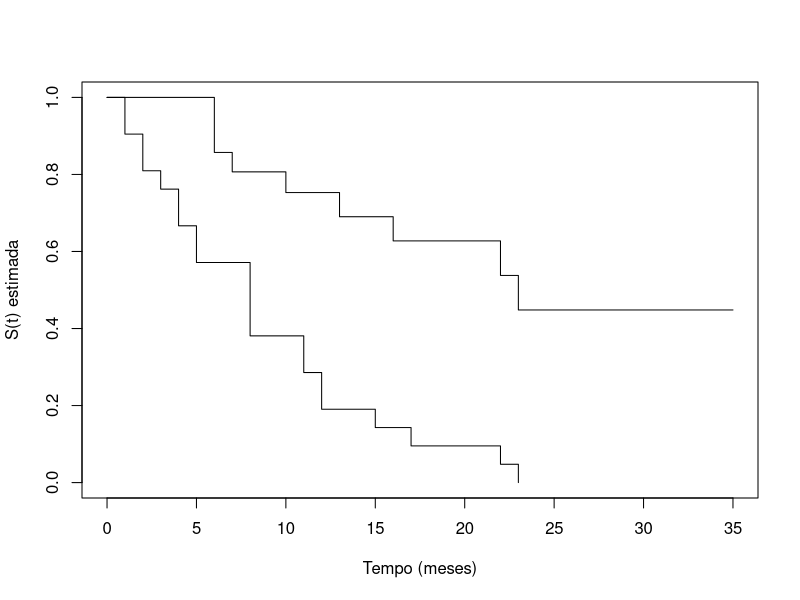
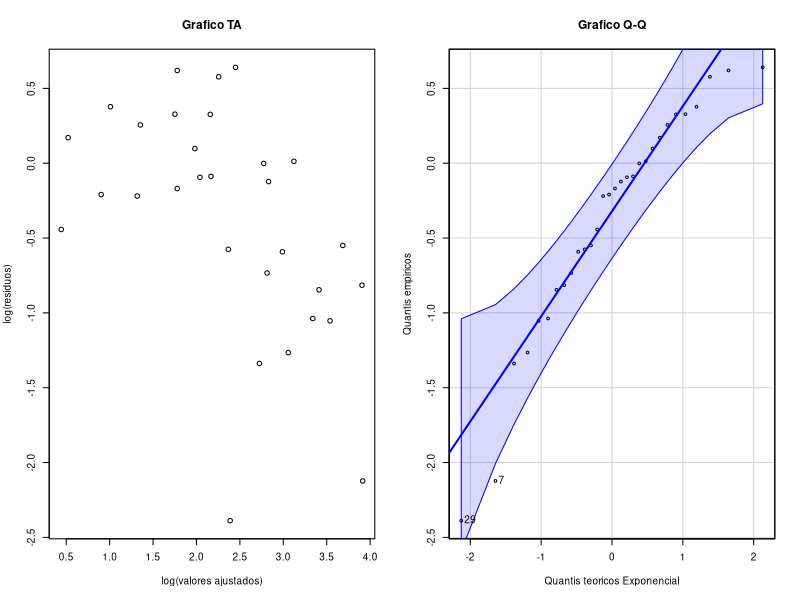
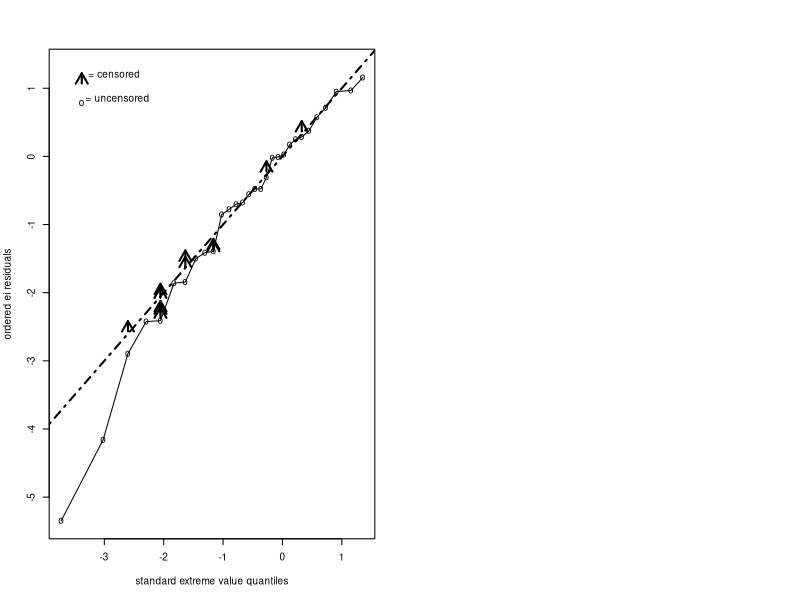

These figures' R source, in order:
## ---- chunk 1
library(survival)
library(readxl)
dados <- read_xlsx("anderson.xlsx", col_names = TRUE )
summary(dados)

## ---- chunk 2
ekm <- survfit(Surv(tempo,status)~Rx, data=dados)
tempo <- ekm$time
st <- ekm$surv
summary(ekm)
plot(ekm, xlab="Tempo (meses)",ylab="S(t) estimada")
## ---- chunk 3
leuc.exp.comp <- survreg(Surv(tempo, status) ~ sexo + logwbc + Rx, data = dados, dist = "exponential")
summary(leuc.exp.comp)
## ---- chunk 4
library(MASS)
leuc.exp.sel <- stepAIC(leuc.exp.comp, ditection="backward")
summary(leuc.exp.sel)
## ---- chunk 5
novosdados <- data.frame(logwbc=c(2,2), Rx=c(0,1))
predict(leuc.exp.sel, type="lp", newdata=novosdados)
## ---- chunk 6
prev1 <-predict(leuc.exp.sel, type="quantile", newdata=novosdados, p=0.5)
prev1
prev1[1]/prev1[2]
## ---- chunk 7
prev2 <-predict(leuc.exp.sel, type="quantile", newdata=novosdados, p=0.7)
prev2
prev2[1]/prev2[2]
## ---- chunk 8
library(car)
par(mfrow = c(1, 2), cex = 0.6)
pred.lin <- predict(leuc.exp.sel, type = "lp")[dados$status == 1]
log.resid <- log(dados$tempo[dados$status == 1]) - pred.lin
plot(pred.lin, log.resid, main = "Grafico TA",
xlab = "log(valores ajustados)", ylab = "log(residuos)")
qqPlot(log.resid, dist = "norm", sd=leuc.exp.sel$scale, 
main = "Grafico Q-Q", xlab = "Quantis teoricos Exponencial", ylab = "Quantis empiricos")
## ---- chunk 9
leuc.wei.comp <- survreg(Surv(tempo, status) ~ sexo + logwbc + Rx, data = dados, dist = "weibull")
summary(leuc.wei.comp)
## ---- chunk 10
##=====================================================================
qq.reg.resid.r<-function(data,time,status,fit,quantile,xlab){
##=================================
## Purpose: For parametric regression models, this constructs a
##          qq-plot of ordered residuals e_i=(y_i-yhat_i)/sigmahat against
##          the log-parametric standard quantiles z_i of either the
##          "weibull", "lognormal", or "loglogistic" distribution.
##--------------------------------------------------------------------------
## NOTE:  This can also be used for fitting a single sample of survival
##        times to a parametric model. Since there are no covariates
##        remember to type survReg(Surv(...,...)~1,dist="...",data=...) 
##        in order to estimate the intercept mu.
##---------------------------------------------------------------------------
## Arguments:   data = data.frame
##              time = survival time variable name in data.frame
##              status = name of status variable in data.frame
##              fit = a survreg object
##              quantile = "qweibull" or "qnorm" or "qlogis"  
##              xlab = "type your label" E.g., "standard extreme value quantiles"
##------------------------------------------------------------------------------
## Author: Mara Tableman, Revises: 6 March, 2013
##==============================================================================
temp<-data
temp$time<-time
temp$status<-status
temp$ei<-(log(temp$time)-predict(fit,type="lp"))/fit$scale
temp<-temp[order(temp$ei), ]
con<-abs(min(temp$ei))+.00001
temp$ei<-temp$ei+con 
km.fit<-survfit(Surv(ei,status)~1,data=temp)
##temp$km.surv<-summary(km.fit,censor=T)$surv
temp$km.surv<-summary(km.fit, time=temp$ei, extend=T)$surv
if (quantile == "qweibull") {
zi<-as.numeric(qweibull(1-temp$km.surv,1,1))
k<-nrow(temp)
for (i in 1:k){
	if (zi[i]!=-Inf && zi[i]!=Inf ) zi[i]<-log(zi[i])
}
temp$zi<-zi
for(i in 1:k){ if (temp$zi[i]==-Inf)
{	surv.max.1<-max(temp$km.surv[temp$status==1])
	d<-1-surv.max.1
	surv.pu<-1-d/2	
	temp$zi[i]<-log(qweibull(1-surv.pu,1,1))}
}
for (i in 1:k){ if (temp$zi[i]==Inf)
{  d<-min(temp$km.surv[temp$km.surv > 0])
	surv.pl<-d/2
	temp$zi[i]<-log(qweibull(1-surv.pl,1,1))}
}
}
if (quantile == "qlogis") {
zi<-as.numeric(qlogis(1-temp$km.surv,0,1))
k<-nrow(temp)
for (i in 1:k){
	if (zi[i]!=-Inf && zi[i]!=Inf ) zi[i]<-zi[i]
}
temp$zi<-zi
for(i in 1:k){ if (temp$zi[i]==-Inf)
{	surv.max.1<-max(temp$km.surv[temp$status==1])
	d<-1-surv.max.1
	surv.pu<-1-d/2	
	temp$zi[i]<-qlogis(1-surv.pu,0,1)}
}
for (i in 1:k){ if (temp$zi[i]==Inf)
{  d<-min(temp$km.surv[temp$km.surv > 0])
	surv.pl<-d/2
	temp$zi[i]<-qlogis(1-surv.pl,0,1)}
}
}
 if (quantile == "qnorm"){ 
zi<-as.numeric(qnorm(1-temp$km.surv,0,1))
k<-nrow(temp)
for (i in 1:k){
	if (zi[i]!=-Inf && zi[i]!=Inf ) zi[i]<-zi[i]
}
temp$zi<-zi
for(i in 1:k){ if (temp$zi[i]==-Inf)
{	surv.max.1<-max(temp$km.surv[temp$status==1])
	d<-1-surv.max.1
	surv.pu<-1-d/2	
	temp$zi[i]<-qnorm(1-surv.pu,0,1)}
}
for (i in 1:k){ if (temp$zi[i]==Inf)
{  d<-min(temp$km.surv[temp$km.surv > 0])
	surv.pl<-d/2
	temp$zi[i]<-qnorm(1-surv.pl,0,1)}
}
}
 temp$ei<-temp$ei-con
##print(temp)
plot(temp$zi,temp$ei,xlab=xlab,ylab="ordered ei residuals",type="n",xlim=c(min(temp$zi),max(temp$zi)),ylim=c(min(temp$ei),max(temp$ei)+.15))
points(temp$zi[temp$status==0],temp$ei[temp$status==0],pch=".",cex=3)
points(temp$zi[temp$status==1],temp$ei[temp$status==1],pch="o",cex=1)
lines(temp$zi[temp$status==1],temp$ei[temp$status==1],lty=1,lwd=1)
k<-nrow(temp)
for(i in 1:k)
{ if (temp$status[i]==0)
arrows(temp$zi[i],temp$ei[i],temp$zi[i],temp$ei[i]+.15,code=2,length=.12,lwd=2.01)}
abline(a=0,b=1,lty=4,lwd=2)
usr<-par("usr")
arrows(.9*usr[1]+.1*usr[2],.07*usr[3]+.93*usr[4],.9*usr[1]+.1*usr[2],.07*usr[3]+.93*usr[4]+.15,code=2,length=.12,lwd=2.01)
text(.8*usr[1]+.2*usr[2],.05*usr[3]+.95*usr[4],"= censored")
points(.9*usr[1]+.1*usr[2],.11*usr[3]+.89*usr[4],pch="o")
text(.79*usr[1]+.21*usr[2],.1*usr[3]+.90*usr[4], "= uncensored") 
on.exit()
"qq.reg.resid:done"
}


qq.reg.resid.r(dados,dados$tempo,dados$status, leuc.wei.comp,"qweibull","standard extreme value quantiles")
##Example 2: 
##fit.weib<-survreg(Surv(weeks,status)~1,dist="weibull",data=aml1)
##qq.reg.resid.r(aml1,aml1$weeks,aml1$status,fit.weib,"qweibull","standard extreme value quantiles")
##==================================================
